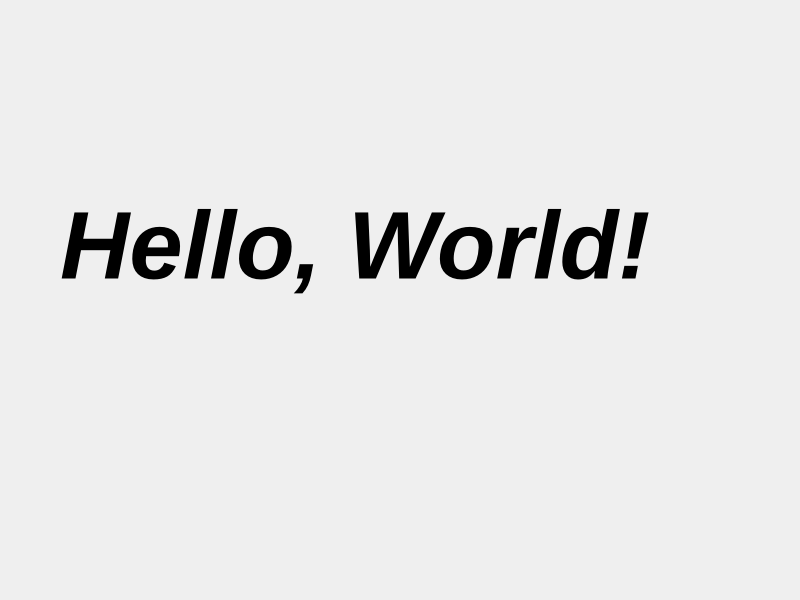
<?xml version="1.0" encoding="UTF-8"?>
<ui version="4.0">
 <class>MainWindow</class>
 <widget class="QMainWindow" name="MainWindow">
  <property name="geometry">
   <rect>
    <x>0</x>
    <y>0</y>
    <width>800</width>
    <height>600</height>
   </rect>
  </property>
  <property name="windowTitle">
   <string>MainWindow</string>
  </property>
  <widget class="QWidget" name="centralwidget">
   <widget class="QLabel" name="label">
    <property name="geometry">
     <rect>
      <x>60</x>
      <y>90</y>
      <width>681</width>
      <height>311</height>
     </rect>
    </property>
    <property name="font">
     <font>
      <pointsize>72</pointsize>
      <italic>true</italic>
      <bold>true</bold>
     </font>
    </property>
    <property name="text">
     <string>Hello, World!</string>
    </property>
   </widget>
  </widget>
  <widget class="QMenuBar" name="menubar">
   <property name="geometry">
    <rect>
     <x>0</x>
     <y>0</y>
     <width>800</width>
     <height>30</height>
    </rect>
   </property>
  </widget>
 </widget>
 <resources/>
 <connections/>
</ui>
